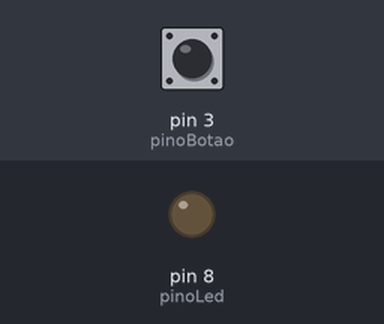
Recording of a sketch running on a simulated Arduino Uno, built with avr-gcc and run on an emulated ATmega328P. Parts: output pins drawn as LEDs (lit = HIGH). The inputs (shaded band) are chosen by the test bench; at power-on: pin 3 (pinoBotao) LOW.

Above: at 1.2 s.
1.3 s: pin 3 (pinoBotao) pulled HIGH for 0.15 s
At 1.37 s:
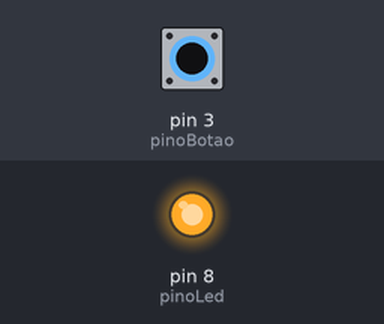
2.9 s: pin 3 (pinoBotao) pulled HIGH for 3.2 s
At 6.7 s:
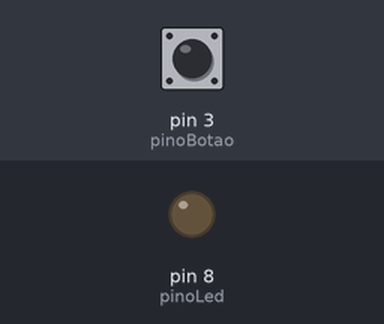
Timing chart, 0 to 8.2 s (numbered marks = the images above; inputs shaded):
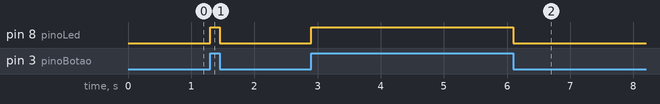

Measured:
- after the input at 1.3 s, pin 8 (pinoLed): LOW → HIGH at once, → LOW 0.15 s later
- after the input at 2.9 s, pin 8 (pinoLed): LOW → HIGH at once, → LOW 3.2 s later

The sketch:

EXERCICIOBOTAO.ino
```cpp
  const int pinoLed = 8;
  const int pinoBotao = 3;
  int estadoBotao = LOW;

void setup() {
pinMode(pinoLed, OUTPUT);
pinMode(pinoBotao, INPUT);

}

void loop() {
  estadoBotao = digitalRead (pinoBotao);
  if (estadoBotao == HIGH) {
    digitalWrite(pinoLed, HIGH);
  }
  else
  {
    digitalWrite (pinoLed, LOW);
  }
}
```
